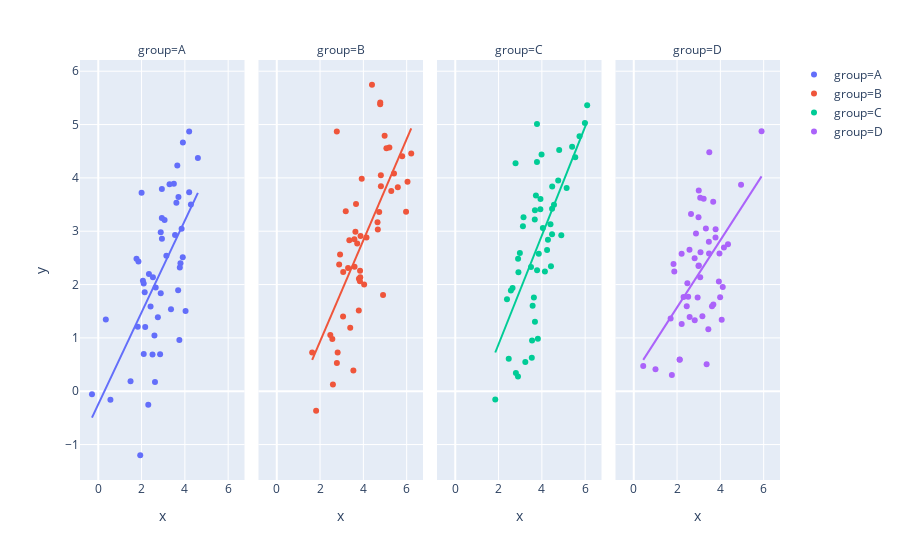

Here is the notebook cell this chart was saved with:
### Code cell
plotly.offline.iplot(
    plotly.express.scatter(data1, x = "x", y = "y", color = "group", trendline = "ols", facet_col = "group")
)
